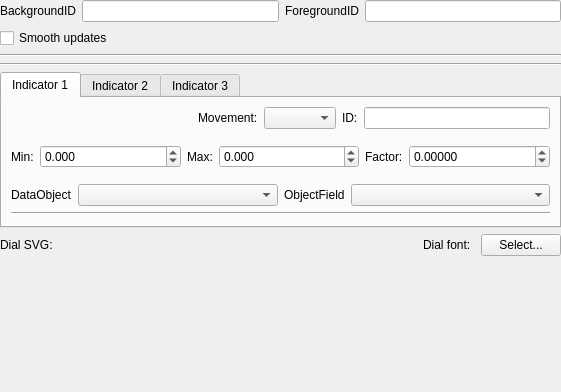
<?xml version="1.0" encoding="UTF-8"?>
<ui version="4.0">
 <class>DialGadgetOptionsPage</class>
 <widget class="QWidget" name="DialGadgetOptionsPage">
  <property name="geometry">
   <rect>
    <x>0</x>
    <y>0</y>
    <width>561</width>
    <height>392</height>
   </rect>
  </property>
  <property name="sizePolicy">
   <sizepolicy hsizetype="Expanding" vsizetype="Expanding">
    <horstretch>0</horstretch>
    <verstretch>0</verstretch>
   </sizepolicy>
  </property>
  <property name="windowTitle">
   <string>Form</string>
  </property>
  <layout class="QVBoxLayout" name="verticalLayout_2">
   <property name="margin">
    <number>0</number>
   </property>
   <item>
    <widget class="QScrollArea" name="scrollArea">
     <property name="frameShape">
      <enum>QFrame::NoFrame</enum>
     </property>
     <property name="frameShadow">
      <enum>QFrame::Plain</enum>
     </property>
     <property name="widgetResizable">
      <bool>true</bool>
     </property>
     <widget class="QWidget" name="scrollAreaWidgetContents">
      <property name="geometry">
       <rect>
        <x>0</x>
        <y>0</y>
        <width>561</width>
        <height>392</height>
       </rect>
      </property>
      <layout class="QVBoxLayout" name="verticalLayout">
       <property name="margin">
        <number>0</number>
       </property>
       <item>
        <layout class="QHBoxLayout" name="horizontalLayout_2">
         <item>
          <widget class="QLabel" name="label_2">
           <property name="text">
            <string>BackgroundID</string>
           </property>
          </widget>
         </item>
         <item>
          <widget class="QLineEdit" name="backgroundID">
           <property name="toolTip">
            <string>XML ID of the SVG source file used to display the dial background.</string>
           </property>
          </widget>
         </item>
         <item>
          <widget class="QLabel" name="label_3">
           <property name="text">
            <string>ForegroundID</string>
           </property>
          </widget>
         </item>
         <item>
          <widget class="QLineEdit" name="foregroundID">
           <property name="toolTip">
            <string>XML ID of the SVG source file used to display the dial foreground (above everything else, needles included).</string>
           </property>
          </widget>
         </item>
        </layout>
       </item>
       <item>
        <layout class="QHBoxLayout" name="horizontalLayout_12">
         <item>
          <widget class="QCheckBox" name="smoothUpdates">
           <property name="toolTip">
            <string>When checked, the Dial plugin will make needle moves smoother by simulating inertia.</string>
           </property>
           <property name="text">
            <string>Smooth updates</string>
           </property>
          </widget>
         </item>
        </layout>
       </item>
       <item>
        <widget class="Line" name="line">
         <property name="orientation">
          <enum>Qt::Horizontal</enum>
         </property>
        </widget>
       </item>
       <item>
        <widget class="Line" name="line_3">
         <property name="orientation">
          <enum>Qt::Horizontal</enum>
         </property>
        </widget>
       </item>
       <item>
        <widget class="QTabWidget" name="tabWidget">
         <property name="sizePolicy">
          <sizepolicy hsizetype="MinimumExpanding" vsizetype="MinimumExpanding">
           <horstretch>0</horstretch>
           <verstretch>0</verstretch>
          </sizepolicy>
         </property>
         <property name="currentIndex">
          <number>0</number>
         </property>
         <widget class="QWidget" name="tab">
          <attribute name="title">
           <string>Indicator 1</string>
          </attribute>
          <layout class="QVBoxLayout" name="verticalLayout_3">
           <item>
            <layout class="QHBoxLayout" name="horizontalLayout_5">
             <item>
              <spacer name="horizontalSpacer">
               <property name="orientation">
                <enum>Qt::Horizontal</enum>
               </property>
               <property name="sizeHint" stdset="0">
                <size>
                 <width>40</width>
                 <height>20</height>
                </size>
               </property>
              </spacer>
             </item>
             <item>
              <widget class="QLabel" name="label_12">
               <property name="text">
                <string>Movement:</string>
               </property>
              </widget>
             </item>
             <item>
              <widget class="QComboBox" name="moveNeedle1"/>
             </item>
             <item>
              <widget class="QLabel" name="label_5">
               <property name="text">
                <string>ID:</string>
               </property>
              </widget>
             </item>
             <item>
              <widget class="QLineEdit" name="needle1ID">
               <property name="sizePolicy">
                <sizepolicy hsizetype="MinimumExpanding" vsizetype="Fixed">
                 <horstretch>0</horstretch>
                 <verstretch>0</verstretch>
                </sizepolicy>
               </property>
               <property name="minimumSize">
                <size>
                 <width>50</width>
                 <height>0</height>
                </size>
               </property>
               <property name="maximumSize">
                <size>
                 <width>16777215</width>
                 <height>16777215</height>
                </size>
               </property>
               <property name="toolTip">
                <string>XML ID of the SVG source file used to display the first needle/indicator.</string>
               </property>
              </widget>
             </item>
            </layout>
           </item>
           <item>
            <layout class="QHBoxLayout" name="horizontalLayout_3">
             <property name="topMargin">
              <number>10</number>
             </property>
             <item>
              <widget class="QLabel" name="label_6">
               <property name="text">
                <string>Min:</string>
               </property>
              </widget>
             </item>
             <item>
              <widget class="QDoubleSpinBox" name="needle1Min">
               <property name="sizePolicy">
                <sizepolicy hsizetype="MinimumExpanding" vsizetype="Fixed">
                 <horstretch>0</horstretch>
                 <verstretch>0</verstretch>
                </sizepolicy>
               </property>
               <property name="decimals">
                <number>3</number>
               </property>
               <property name="minimum">
                <double>-100000.000000000000000</double>
               </property>
               <property name="maximum">
                <double>100000.000000000000000</double>
               </property>
              </widget>
             </item>
             <item>
              <widget class="QLabel" name="label_7">
               <property name="text">
                <string>Max:</string>
               </property>
              </widget>
             </item>
             <item>
              <widget class="QDoubleSpinBox" name="needle1Max">
               <property name="sizePolicy">
                <sizepolicy hsizetype="MinimumExpanding" vsizetype="Fixed">
                 <horstretch>0</horstretch>
                 <verstretch>0</verstretch>
                </sizepolicy>
               </property>
               <property name="decimals">
                <number>3</number>
               </property>
               <property name="minimum">
                <double>-100000.000000000000000</double>
               </property>
               <property name="maximum">
                <double>100000.000000000000000</double>
               </property>
              </widget>
             </item>
             <item>
              <widget class="QLabel" name="label_10">
               <property name="text">
                <string>Factor:</string>
               </property>
              </widget>
             </item>
             <item>
              <widget class="QDoubleSpinBox" name="factor1">
               <property name="sizePolicy">
                <sizepolicy hsizetype="MinimumExpanding" vsizetype="Fixed">
                 <horstretch>0</horstretch>
                 <verstretch>0</verstretch>
                </sizepolicy>
               </property>
               <property name="decimals">
                <number>5</number>
               </property>
               <property name="minimum">
                <double>-100000.000000000000000</double>
               </property>
               <property name="maximum">
                <double>100000.000000000000000</double>
               </property>
              </widget>
             </item>
            </layout>
           </item>
           <item>
            <layout class="QHBoxLayout" name="horizontalLayout_4">
             <property name="topMargin">
              <number>10</number>
             </property>
             <item>
              <widget class="QLabel" name="label_8">
               <property name="text">
                <string>DataObject</string>
               </property>
              </widget>
             </item>
             <item>
              <widget class="QComboBox" name="uavObject1">
               <property name="sizePolicy">
                <sizepolicy hsizetype="Expanding" vsizetype="Fixed">
                 <horstretch>0</horstretch>
                 <verstretch>0</verstretch>
                </sizepolicy>
               </property>
              </widget>
             </item>
             <item>
              <widget class="QLabel" name="label_9">
               <property name="text">
                <string>ObjectField</string>
               </property>
              </widget>
             </item>
             <item>
              <widget class="QComboBox" name="objectField1">
               <property name="sizePolicy">
                <sizepolicy hsizetype="Expanding" vsizetype="Fixed">
                 <horstretch>0</horstretch>
                 <verstretch>0</verstretch>
                </sizepolicy>
               </property>
              </widget>
             </item>
            </layout>
           </item>
           <item>
            <widget class="Line" name="line_2">
             <property name="orientation">
              <enum>Qt::Horizontal</enum>
             </property>
            </widget>
           </item>
          </layout>
         </widget>
         <widget class="QWidget" name="tab_2">
          <attribute name="title">
           <string>Indicator 2</string>
          </attribute>
          <layout class="QVBoxLayout" name="verticalLayout_6">
           <item>
            <layout class="QHBoxLayout" name="horizontalLayout_6">
             <item>
              <spacer name="horizontalSpacer_2">
               <property name="orientation">
                <enum>Qt::Horizontal</enum>
               </property>
               <property name="sizeHint" stdset="0">
                <size>
                 <width>40</width>
                 <height>20</height>
                </size>
               </property>
              </spacer>
             </item>
             <item>
              <widget class="QLabel" name="label_13">
               <property name="text">
                <string>Movement:</string>
               </property>
              </widget>
             </item>
             <item>
              <widget class="QComboBox" name="moveNeedle2"/>
             </item>
             <item>
              <widget class="QLabel" name="label_17">
               <property name="text">
                <string>ID:</string>
               </property>
              </widget>
             </item>
             <item>
              <widget class="QLineEdit" name="needle2ID">
               <property name="sizePolicy">
                <sizepolicy hsizetype="MinimumExpanding" vsizetype="Fixed">
                 <horstretch>0</horstretch>
                 <verstretch>0</verstretch>
                </sizepolicy>
               </property>
              </widget>
             </item>
            </layout>
           </item>
           <item>
            <layout class="QHBoxLayout" name="horizontalLayout_7">
             <property name="topMargin">
              <number>10</number>
             </property>
             <item>
              <widget class="QLabel" name="label_18">
               <property name="text">
                <string>Min:</string>
               </property>
              </widget>
             </item>
             <item>
              <widget class="QDoubleSpinBox" name="needle2Min">
               <property name="sizePolicy">
                <sizepolicy hsizetype="MinimumExpanding" vsizetype="Fixed">
                 <horstretch>0</horstretch>
                 <verstretch>0</verstretch>
                </sizepolicy>
               </property>
               <property name="decimals">
                <number>3</number>
               </property>
               <property name="minimum">
                <double>-10000.000000000000000</double>
               </property>
               <property name="maximum">
                <double>100000.000000000000000</double>
               </property>
              </widget>
             </item>
             <item>
              <widget class="QLabel" name="label_19">
               <property name="text">
                <string>Max:</string>
               </property>
              </widget>
             </item>
             <item>
              <widget class="QDoubleSpinBox" name="needle2Max">
               <property name="sizePolicy">
                <sizepolicy hsizetype="MinimumExpanding" vsizetype="Fixed">
                 <horstretch>0</horstretch>
                 <verstretch>0</verstretch>
                </sizepolicy>
               </property>
               <property name="decimals">
                <number>3</number>
               </property>
               <property name="minimum">
                <double>-100000.000000000000000</double>
               </property>
               <property name="maximum">
                <double>100000.000000000000000</double>
               </property>
              </widget>
             </item>
             <item>
              <widget class="QLabel" name="label_11">
               <property name="text">
                <string>Factor:</string>
               </property>
              </widget>
             </item>
             <item>
              <widget class="QDoubleSpinBox" name="factor2">
               <property name="sizePolicy">
                <sizepolicy hsizetype="MinimumExpanding" vsizetype="Fixed">
                 <horstretch>0</horstretch>
                 <verstretch>0</verstretch>
                </sizepolicy>
               </property>
               <property name="decimals">
                <number>5</number>
               </property>
               <property name="minimum">
                <double>-100000.000000000000000</double>
               </property>
               <property name="maximum">
                <double>100000.000000000000000</double>
               </property>
              </widget>
             </item>
            </layout>
           </item>
           <item>
            <layout class="QHBoxLayout" name="horizontalLayout_8">
             <property name="topMargin">
              <number>10</number>
             </property>
             <item>
              <widget class="QLabel" name="label_20">
               <property name="text">
                <string>DataObject</string>
               </property>
              </widget>
             </item>
             <item>
              <widget class="QComboBox" name="uavObject2">
               <property name="sizePolicy">
                <sizepolicy hsizetype="Expanding" vsizetype="Fixed">
                 <horstretch>0</horstretch>
                 <verstretch>0</verstretch>
                </sizepolicy>
               </property>
              </widget>
             </item>
             <item>
              <widget class="QLabel" name="label_21">
               <property name="text">
                <string>ObjectField</string>
               </property>
              </widget>
             </item>
             <item>
              <widget class="QComboBox" name="objectField2">
               <property name="sizePolicy">
                <sizepolicy hsizetype="Expanding" vsizetype="Fixed">
                 <horstretch>0</horstretch>
                 <verstretch>0</verstretch>
                </sizepolicy>
               </property>
              </widget>
             </item>
            </layout>
           </item>
           <item>
            <widget class="Line" name="line_4">
             <property name="orientation">
              <enum>Qt::Horizontal</enum>
             </property>
            </widget>
           </item>
          </layout>
         </widget>
         <widget class="QWidget" name="tab_3">
          <attribute name="title">
           <string>Indicator 3</string>
          </attribute>
          <layout class="QVBoxLayout" name="verticalLayout_7">
           <item>
            <layout class="QHBoxLayout" name="horizontalLayout_9">
             <item>
              <spacer name="horizontalSpacer_3">
               <property name="orientation">
                <enum>Qt::Horizontal</enum>
               </property>
               <property name="sizeHint" stdset="0">
                <size>
                 <width>40</width>
                 <height>20</height>
                </size>
               </property>
              </spacer>
             </item>
             <item>
              <widget class="QLabel" name="label_14">
               <property name="text">
                <string>Movement:</string>
               </property>
              </widget>
             </item>
             <item>
              <widget class="QComboBox" name="moveNeedle3"/>
             </item>
             <item>
              <widget class="QLabel" name="label_23">
               <property name="text">
                <string>ID:</string>
               </property>
              </widget>
             </item>
             <item>
              <widget class="QLineEdit" name="needle3ID">
               <property name="sizePolicy">
                <sizepolicy hsizetype="MinimumExpanding" vsizetype="Fixed">
                 <horstretch>0</horstretch>
                 <verstretch>0</verstretch>
                </sizepolicy>
               </property>
              </widget>
             </item>
            </layout>
           </item>
           <item>
            <layout class="QHBoxLayout" name="horizontalLayout_10">
             <property name="topMargin">
              <number>10</number>
             </property>
             <item>
              <widget class="QLabel" name="label_24">
               <property name="text">
                <string>Min:</string>
               </property>
              </widget>
             </item>
             <item>
              <widget class="QDoubleSpinBox" name="needle3Min">
               <property name="sizePolicy">
                <sizepolicy hsizetype="MinimumExpanding" vsizetype="Fixed">
                 <horstretch>0</horstretch>
                 <verstretch>0</verstretch>
                </sizepolicy>
               </property>
               <property name="decimals">
                <number>3</number>
               </property>
               <property name="minimum">
                <double>-10000.000000000000000</double>
               </property>
               <property name="maximum">
                <double>100000.000000000000000</double>
               </property>
              </widget>
             </item>
             <item>
              <widget class="QLabel" name="label_25">
               <property name="text">
                <string>Max:</string>
               </property>
              </widget>
             </item>
             <item>
              <widget class="QDoubleSpinBox" name="needle3Max">
               <property name="sizePolicy">
                <sizepolicy hsizetype="MinimumExpanding" vsizetype="Fixed">
                 <horstretch>0</horstretch>
                 <verstretch>0</verstretch>
                </sizepolicy>
               </property>
               <property name="decimals">
                <number>3</number>
               </property>
               <property name="minimum">
                <double>-100000.000000000000000</double>
               </property>
               <property name="maximum">
                <double>100000.000000000000000</double>
               </property>
              </widget>
             </item>
             <item>
              <widget class="QLabel" name="label_15">
               <property name="text">
                <string>Factor:</string>
               </property>
              </widget>
             </item>
             <item>
              <widget class="QDoubleSpinBox" name="factor3">
               <property name="sizePolicy">
                <sizepolicy hsizetype="MinimumExpanding" vsizetype="Fixed">
                 <horstretch>0</horstretch>
                 <verstretch>0</verstretch>
                </sizepolicy>
               </property>
               <property name="decimals">
                <number>5</number>
               </property>
               <property name="minimum">
                <double>-100000.000000000000000</double>
               </property>
               <property name="maximum">
                <double>100000.000000000000000</double>
               </property>
              </widget>
             </item>
            </layout>
           </item>
           <item>
            <layout class="QHBoxLayout" name="horizontalLayout_11">
             <property name="topMargin">
              <number>10</number>
             </property>
             <item>
              <widget class="QLabel" name="label_26">
               <property name="text">
                <string>DataObject</string>
               </property>
              </widget>
             </item>
             <item>
              <widget class="QComboBox" name="uavObject3">
               <property name="sizePolicy">
                <sizepolicy hsizetype="Expanding" vsizetype="Fixed">
                 <horstretch>0</horstretch>
                 <verstretch>0</verstretch>
                </sizepolicy>
               </property>
              </widget>
             </item>
             <item>
              <widget class="QLabel" name="label_27">
               <property name="text">
                <string>ObjectField</string>
               </property>
              </widget>
             </item>
             <item>
              <widget class="QComboBox" name="objectField3">
               <property name="sizePolicy">
                <sizepolicy hsizetype="Expanding" vsizetype="Fixed">
                 <horstretch>0</horstretch>
                 <verstretch>0</verstretch>
                </sizepolicy>
               </property>
              </widget>
             </item>
            </layout>
           </item>
           <item>
            <widget class="Line" name="line_6">
             <property name="orientation">
              <enum>Qt::Horizontal</enum>
             </property>
            </widget>
           </item>
          </layout>
         </widget>
        </widget>
       </item>
       <item>
        <layout class="QHBoxLayout" name="horizontalLayout" stretch="0,0,0,0">
         <property name="spacing">
          <number>10</number>
         </property>
         <property name="sizeConstraint">
          <enum>QLayout::SetMaximumSize</enum>
         </property>
         <property name="bottomMargin">
          <number>10</number>
         </property>
         <item>
          <widget class="QLabel" name="label">
           <property name="sizePolicy">
            <sizepolicy hsizetype="Minimum" vsizetype="Preferred">
             <horstretch>0</horstretch>
             <verstretch>0</verstretch>
            </sizepolicy>
           </property>
           <property name="text">
            <string>Dial SVG: </string>
           </property>
          </widget>
         </item>
         <item>
          <widget class="Utils::PathChooser" name="svgSourceFile" native="true">
           <property name="sizePolicy">
            <sizepolicy hsizetype="MinimumExpanding" vsizetype="Preferred">
             <horstretch>0</horstretch>
             <verstretch>0</verstretch>
            </sizepolicy>
           </property>
          </widget>
         </item>
         <item>
          <widget class="QLabel" name="label_28">
           <property name="sizePolicy">
            <sizepolicy hsizetype="Minimum" vsizetype="Preferred">
             <horstretch>0</horstretch>
             <verstretch>0</verstretch>
            </sizepolicy>
           </property>
           <property name="text">
            <string>Dial font:</string>
           </property>
          </widget>
         </item>
         <item>
          <widget class="QPushButton" name="fontPicker">
           <property name="text">
            <string>Select...</string>
           </property>
          </widget>
         </item>
        </layout>
       </item>
       <item>
        <spacer name="verticalSpacer">
         <property name="orientation">
          <enum>Qt::Vertical</enum>
         </property>
         <property name="sizeHint" stdset="0">
          <size>
           <width>20</width>
           <height>40</height>
          </size>
         </property>
        </spacer>
       </item>
      </layout>
     </widget>
    </widget>
   </item>
  </layout>
 </widget>
 <customwidgets>
  <customwidget>
   <class>Utils::PathChooser</class>
   <extends>QWidget</extends>
   <header>utils/pathchooser.h</header>
   <container>1</container>
  </customwidget>
 </customwidgets>
 <resources/>
 <connections/>
</ui>
